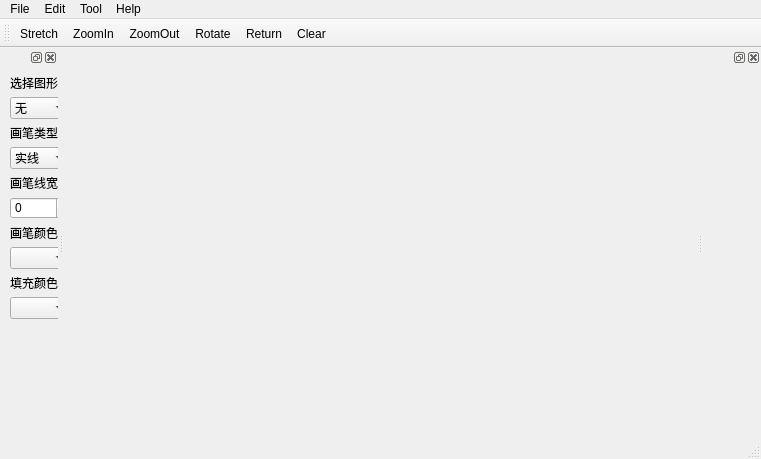
<?xml version="1.0" encoding="UTF-8"?>
<ui version="4.0">
 <class>MainWindow</class>
 <widget class="QMainWindow" name="MainWindow">
  <property name="geometry">
   <rect>
    <x>0</x>
    <y>0</y>
    <width>761</width>
    <height>459</height>
   </rect>
  </property>
  <property name="windowTitle">
   <string>MainWindow</string>
  </property>
  <widget class="QWidget" name="centralWidget"/>
  <widget class="QToolBar" name="mainToolBar">
   <attribute name="toolBarArea">
    <enum>TopToolBarArea</enum>
   </attribute>
   <attribute name="toolBarBreak">
    <bool>false</bool>
   </attribute>
   <addaction name="actionStretch"/>
   <addaction name="actionZoomIn"/>
   <addaction name="actionZoomOut"/>
   <addaction name="actionRotate"/>
   <addaction name="actionReturn"/>
   <addaction name="actionClear"/>
  </widget>
  <widget class="QStatusBar" name="statusBar"/>
  <widget class="QDockWidget" name="DrawTools">
   <attribute name="dockWidgetArea">
    <number>1</number>
   </attribute>
   <widget class="QWidget" name="dockWidgetContents">
    <widget class="QLabel" name="label">
     <property name="geometry">
      <rect>
       <x>10</x>
       <y>10</y>
       <width>54</width>
       <height>12</height>
      </rect>
     </property>
     <property name="text">
      <string>选择图形</string>
     </property>
    </widget>
    <widget class="QSpinBox" name="penWidthspinBox">
     <property name="geometry">
      <rect>
       <x>10</x>
       <y>130</y>
       <width>61</width>
       <height>22</height>
      </rect>
     </property>
    </widget>
    <widget class="QLabel" name="label_2">
     <property name="geometry">
      <rect>
       <x>10</x>
       <y>110</y>
       <width>54</width>
       <height>12</height>
      </rect>
     </property>
     <property name="text">
      <string>画笔线宽</string>
     </property>
    </widget>
    <widget class="QLabel" name="label_3">
     <property name="geometry">
      <rect>
       <x>10</x>
       <y>60</y>
       <width>54</width>
       <height>12</height>
      </rect>
     </property>
     <property name="text">
      <string>画笔类型</string>
     </property>
    </widget>
    <widget class="QComboBox" name="shapeComboBox">
     <property name="geometry">
      <rect>
       <x>10</x>
       <y>30</y>
       <width>61</width>
       <height>22</height>
      </rect>
     </property>
     <item>
      <property name="text">
       <string>无</string>
      </property>
     </item>
     <item>
      <property name="text">
       <string>矩形</string>
      </property>
     </item>
     <item>
      <property name="text">
       <string>椭圆</string>
      </property>
     </item>
     <item>
      <property name="text">
       <string>直线</string>
      </property>
     </item>
    </widget>
    <widget class="QComboBox" name="penStyleComboBox">
     <property name="geometry">
      <rect>
       <x>10</x>
       <y>80</y>
       <width>61</width>
       <height>22</height>
      </rect>
     </property>
     <item>
      <property name="text">
       <string>实线</string>
      </property>
     </item>
     <item>
      <property name="text">
       <string>点线</string>
      </property>
     </item>
    </widget>
    <widget class="QLabel" name="label_4">
     <property name="geometry">
      <rect>
       <x>10</x>
       <y>160</y>
       <width>54</width>
       <height>12</height>
      </rect>
     </property>
     <property name="text">
      <string>画笔颜色</string>
     </property>
    </widget>
    <widget class="QComboBox" name="penColorComboBox">
     <property name="geometry">
      <rect>
       <x>10</x>
       <y>180</y>
       <width>61</width>
       <height>22</height>
      </rect>
     </property>
    </widget>
    <widget class="QLabel" name="label_5">
     <property name="geometry">
      <rect>
       <x>10</x>
       <y>210</y>
       <width>54</width>
       <height>12</height>
      </rect>
     </property>
     <property name="text">
      <string>填充颜色</string>
     </property>
    </widget>
    <widget class="QComboBox" name="brushColorComboBox">
     <property name="geometry">
      <rect>
       <x>10</x>
       <y>230</y>
       <width>61</width>
       <height>22</height>
      </rect>
     </property>
    </widget>
   </widget>
  </widget>
  <widget class="QMenuBar" name="menuBar">
   <property name="geometry">
    <rect>
     <x>0</x>
     <y>0</y>
     <width>761</width>
     <height>23</height>
    </rect>
   </property>
   <widget class="QMenu" name="menuFile">
    <property name="title">
     <string>File</string>
    </property>
    <addaction name="actionNew"/>
    <addaction name="actionOpen"/>
    <addaction name="actionSave"/>
    <addaction name="actionSaveAs"/>
    <addaction name="actionExit"/>
   </widget>
   <widget class="QMenu" name="menuEdit">
    <property name="title">
     <string>Edit</string>
    </property>
   </widget>
   <widget class="QMenu" name="menuTool">
    <property name="title">
     <string>Tool</string>
    </property>
    <addaction name="actionDrawingToolbar"/>
   </widget>
   <widget class="QMenu" name="menuHelp">
    <property name="title">
     <string>Help</string>
    </property>
    <addaction name="actionAbout_Draw"/>
   </widget>
   <addaction name="menuFile"/>
   <addaction name="menuEdit"/>
   <addaction name="menuTool"/>
   <addaction name="menuHelp"/>
  </widget>
  <widget class="QDockWidget" name="dockWidget">
   <attribute name="dockWidgetArea">
    <number>2</number>
   </attribute>
   <widget class="QWidget" name="dockWidgetContents_3"/>
  </widget>
  <action name="actionNew">
   <property name="checkable">
    <bool>true</bool>
   </property>
   <property name="text">
    <string>New(&amp;N)</string>
   </property>
   <property name="shortcut">
    <string>Ctrl+N</string>
   </property>
  </action>
  <action name="actionOpen">
   <property name="checkable">
    <bool>true</bool>
   </property>
   <property name="text">
    <string>Open(&amp;O)</string>
   </property>
   <property name="shortcut">
    <string>Ctrl+O</string>
   </property>
  </action>
  <action name="actionSave">
   <property name="checkable">
    <bool>true</bool>
   </property>
   <property name="icon">
    <iconset resource="../ourico/ourico/ico.qrc">
     <normaloff>:/image/down.png</normaloff>:/image/down.png</iconset>
   </property>
   <property name="text">
    <string>Save(&amp;S)</string>
   </property>
   <property name="shortcut">
    <string>Ctrl+S</string>
   </property>
  </action>
  <action name="actionSaveAs">
   <property name="checkable">
    <bool>true</bool>
   </property>
   <property name="text">
    <string>SaveAs(&amp;A)</string>
   </property>
   <property name="shortcut">
    <string>Ctrl+A</string>
   </property>
  </action>
  <action name="actionExit">
   <property name="checkable">
    <bool>true</bool>
   </property>
   <property name="text">
    <string>Exit(&amp;X)</string>
   </property>
   <property name="shortcut">
    <string>Ctrl+X</string>
   </property>
  </action>
  <action name="actionZoomIn">
   <property name="icon">
    <iconset resource="../ourico/ourico/ico.qrc">
     <normaloff>:/image/zoomout.png</normaloff>:/image/zoomout.png</iconset>
   </property>
   <property name="text">
    <string>ZoomIn</string>
   </property>
  </action>
  <action name="actionReturn">
   <property name="icon">
    <iconset resource="../ourico/ourico/ico.qrc">
     <normaloff>:/image/cursor-openhand.png</normaloff>:/image/cursor-openhand.png</iconset>
   </property>
   <property name="text">
    <string>Return</string>
   </property>
  </action>
  <action name="actionRotate">
   <property name="icon">
    <iconset resource="../ourico/ourico/ico.qrc">
     <normaloff>:/image/rotate.png</normaloff>:/image/rotate.png</iconset>
   </property>
   <property name="text">
    <string>Rotate</string>
   </property>
  </action>
  <action name="actionStretch">
   <property name="icon">
    <iconset resource="../ourico/ourico/ico.qrc">
     <normaloff>:/image/cursor-sizeall.png</normaloff>:/image/cursor-sizeall.png</iconset>
   </property>
   <property name="text">
    <string>Stretch</string>
   </property>
  </action>
  <action name="actionDrawingToolbar">
   <property name="icon">
    <iconset resource="../ourico/ourico/ico.qrc">
     <normaloff>:/image/line.png</normaloff>:/image/line.png</iconset>
   </property>
   <property name="text">
    <string>DrawingToolbar</string>
   </property>
  </action>
  <action name="actionAbout_Draw">
   <property name="text">
    <string>About Draw</string>
   </property>
  </action>
  <action name="actionZoomOut">
   <property name="icon">
    <iconset resource="../ourico/ourico/ico.qrc">
     <normaloff>:/image/zoomin.png</normaloff>:/image/zoomin.png</iconset>
   </property>
   <property name="text">
    <string>ZoomOut</string>
   </property>
   <property name="toolTip">
    <string>ZoomOut</string>
   </property>
  </action>
  <action name="actionClear">
   <property name="icon">
    <iconset resource="../ourico/ourico/ico.qrc">
     <normaloff>:/image/cursor-forbidden.png</normaloff>:/image/cursor-forbidden.png</iconset>
   </property>
   <property name="text">
    <string>Clear</string>
   </property>
  </action>
 </widget>
 <layoutdefault spacing="6" margin="11"/>
 <resources>
  <include location="../ourico/ourico/ico.qrc"/>
 </resources>
 <connections/>
</ui>
